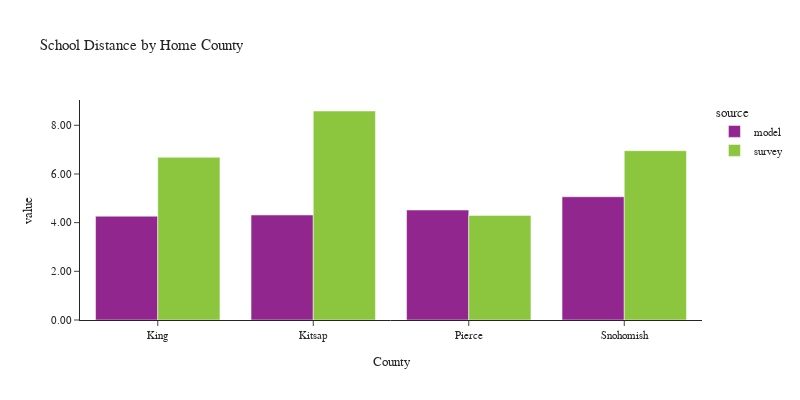

Notebook cell for this chart:
### Code cell
plot_school_location(df_students, 'CountyName_home', 'Home County', 'County')

### Figure 1 — Plotly figure (JSON) as saved in the notebook; plotly's stock layout.template omitted (floating-point values rounded to 4 significant figures)
{"data": [{"alignmentgroup": "True", "customdata": [[1], [1], [1], [1]], "hovertemplate": "source=model<br>CountyName_home=%{x}<br>value=%{y}<br>sample count=%{customdata[0]}<extra></extra>", "legendgroup": "model", "marker": {"color": "#91268F", "pattern": {"shape": ""}}, "name": "model", "offsetgroup": "model", "orientation": "v", "showlegend": true, "textposition": "auto", "type": "bar", "x": ["King", "Kitsap", "Pierce", "Snohomish"], "xaxis": "x", "y": [4.265, 4.315, 4.519, 5.064], "yaxis": "y"}, {"alignmentgroup": "True", "customdata": [[1], [1], [1], [1]], "hovertemplate": "source=survey<br>CountyName_home=%{x}<br>value=%{y}<br>sample count=%{customdata[0]}<extra></extra>", "legendgroup": "survey", "marker": {"color": "#8CC63E", "pattern": {"shape": ""}}, "name": "survey", "offsetgroup": "survey", "orientation": "v", "showlegend": true, "textposition": "auto", "type": "bar", "x": ["King", "Kitsap", "Pierce", "Snohomish"], "xaxis": "x", "y": [6.686, 8.587, 4.298, 6.956], "yaxis": "y"}], "layout": {"barmode": "group", "font": {"size": 11}, "height": 400, "legend": {"title": {"text": "source"}, "tracegroupgap": 0}, "title": {"text": "School Distance by Home County"}, "width": 800, "xaxis": {"anchor": "y", "domain": [0.0, 1.0], "title": {"text": "County"}}, "yaxis": {"anchor": "x", "domain": [0.0, 1.0], "tickformat": ".2f", "title": {"text": "value"}}}}
